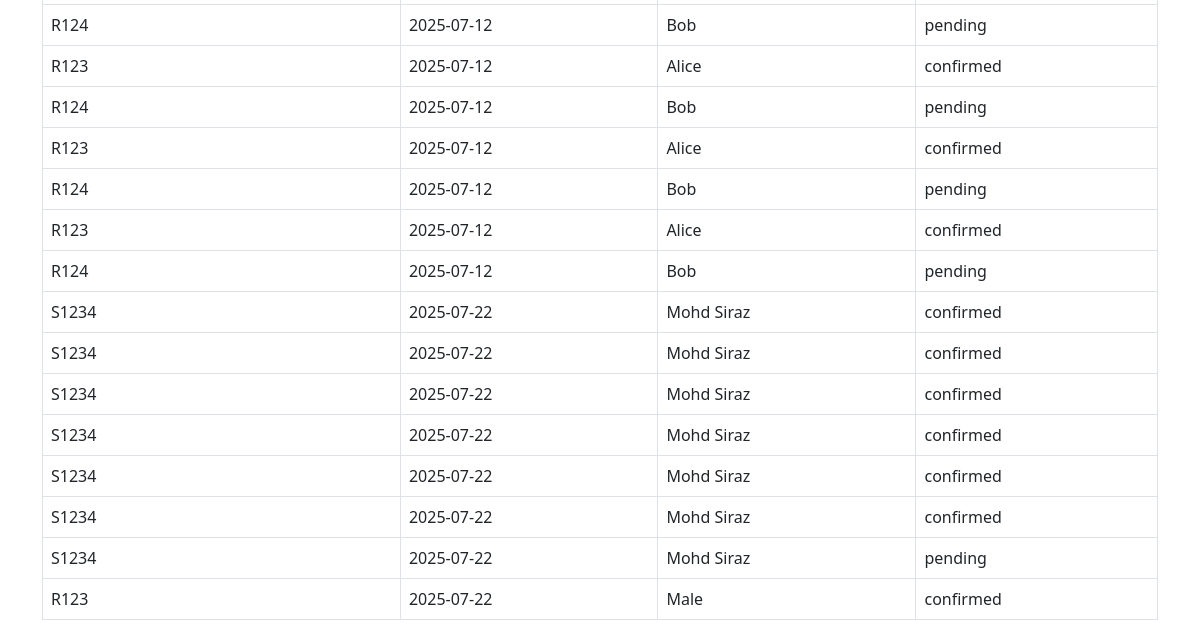
Before: /view (lower part) with the older database file.
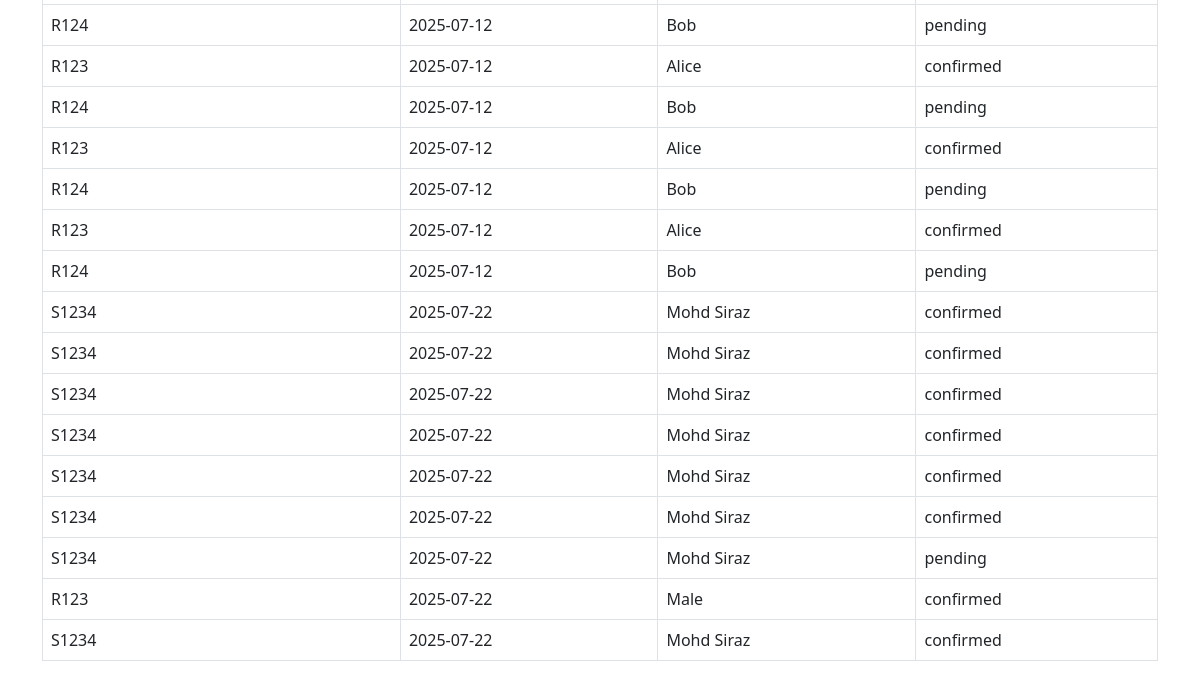
After: the same page with the newer database file.
### tables this page shows
CREATE TABLE reservations (
    reservation_no TEXT,
    date TEXT,
    name TEXT,
    status TEXT
);

### app.py (the view)
@app.route('/view')
def view_reservations():
    conn = sqlite3.connect('database.db')
    c = conn.cursor()
    c.execute("SELECT * FROM reservations")
    rows = c.fetchall()
    conn.close()
    return render_template("view.html", reservations=rows)

### templates/view.html (shortened to what this page needs)
<!DOCTYPE html>
<html>
<head>
    <link href="https://cdn.jsdelivr.net/npm/bootstrap@5.3.0/dist/css/bootstrap.min.css" rel="stylesheet">
</head>
<body>
  <div class="container mt-5">
    <table class="table table-bordered">
      <tbody>
        {% for r in reservations %}
        <tr>
          <td>{{ r[0] }}</td>
          <td>{{ r[1] }}</td>
          <td>{{ r[2] }}</td>
          <td>{{ r[3] }}</td>
        </tr>
        {% endfor %}
      </tbody>
    </table>
  </div>
</body>
</html>

Changed rows visible on the page:
added reservations: reservation_no "S1234", date "2025-07-22", name "Mohd Siraz", status "confirmed"
